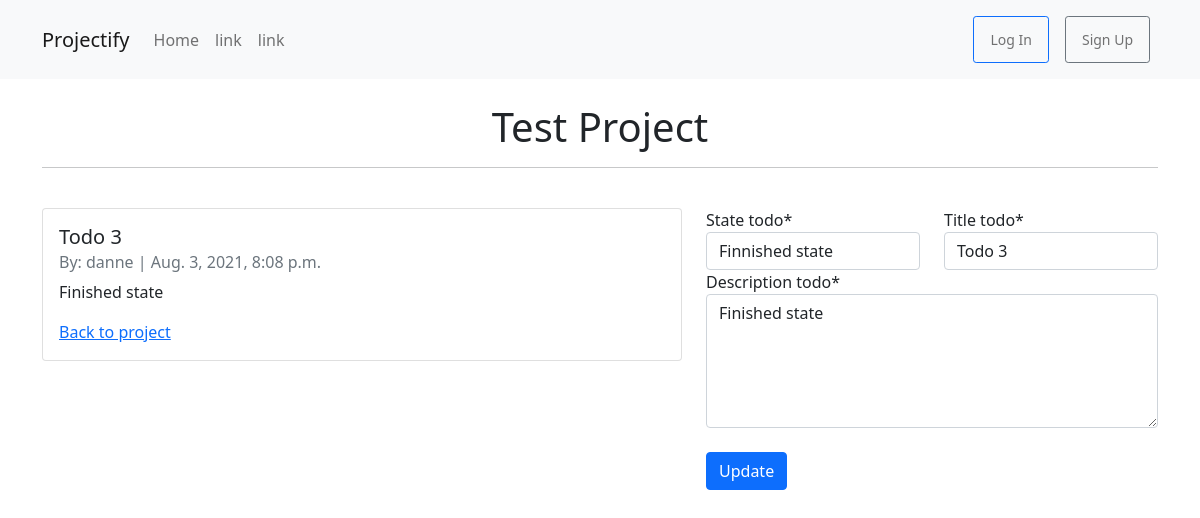
The app's page /projects/todo/3/update/, older data.
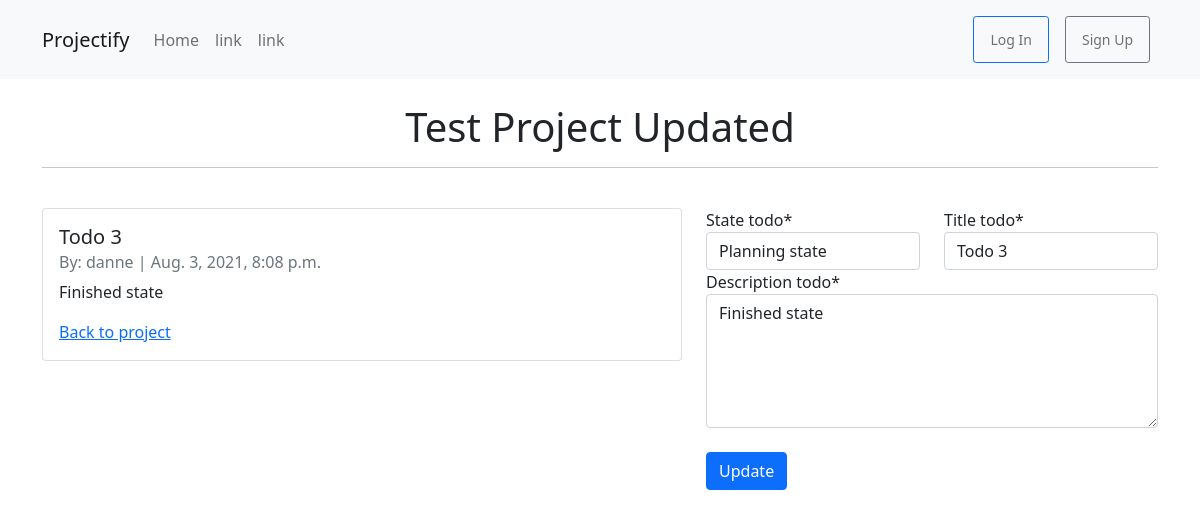
The same page, newer data.
### projects/models.py (models this page shows, shortened)
class Todo(models.Model):
    project = models.ForeignKey(Project, on_delete=models.CASCADE, related_name='todos')
    title_todo = models.CharField(max_length=50)
    description_todo = models.TextField()
    creator_todo = models.ForeignKey(get_user_model(), on_delete=models.CASCADE)
    date_created_todo = models.DateTimeField(auto_now_add=True)
    state_todo = models.CharField(choices=[('Planning', 'Planning state'), ('Running', 'Running state'), ('Finished', 'Finnished state'),], default='Planning', max_length=20)

class Project(models.Model):
    title_project = models.CharField(max_length=50)
    description_project = models.TextField()
    creator_project = models.ForeignKey(get_user_model(), on_delete=models.CASCADE)
    date_created_project = models.DateTimeField(auto_now_add=True)
    def __str__(self):
        return self.title_project

### accounts/models.py (models this page shows)
class CustomUser(AbstractUser):
    first_name = models.CharField(max_length=20)
    last_name = models.CharField(max_length=20)
    age = models.PositiveIntegerField(null=True, blank=True)

### projects/views.py (the view)
# urls.py: path('todo/<int:pk>/update/', TodoUpdateView.as_view(), name='todo_update'),
class TodoUpdateView(UpdateView):
    model = Todo
    form_class = TodoChangeStateForm
    template_name = 'projects/todos/todo_update.html'

### projects/forms.py
class TodoChangeStateForm(ModelForm):
    class Meta:
        model = Todo
        fields = ('state_todo', 'title_todo', 'description_todo',)
        widgets = {
            'description_todo': forms.Textarea(attrs={'cols': 5, 'rows': 5})
        }

### templates/projects/todos/todo_update.html (shortened to what this page needs)
{% extends 'base.html' %}
{% load crispy_forms_tags %}
{% block content %}
<br/>
<center>
<h1>{{ todo.project }}</h1>
<hr>
<br/>
</center>
<div class="row">
    <div class="col-sm">
        <div class="card" style="width: 40rem;">
            <div class="card-body">
            <h5 class="card-title">{{ todo.title_todo }}</h5>
            <h6 class="card-subtitle mb-2 text-muted">By: {{ todo.creator_todo }} | {{ todo.date_created_todo }}</h6>
            <p class="card-text">{{ todo.description_todo }}</p>
            <a href="{% url 'project_detail' todo.project.pk %}" class="card-link">Back to project</a>
            </div>
        </div>
        </div>
    <div class="col-sm">
    <form action="" method="post">
        <div class="row">
            <div class="col-6">
                {{ form.state_todo|as_crispy_field }}
            </div>
            <div class="col-6">
                {{ form.title_todo|as_crispy_field }}
            </div>
        </div>
        {{ form.description_todo|as_crispy_field }}
        <br/>
        <button class="btn btn-primary" type="submit">Update</button>
    </form>
    <br/>
</div>
{% endblock content %}

Row changes from the older to the newer data that the page shows:
changed Todo "Todo 3": project "Test Project" → "Test Project Updated"; state_todo "Finnished state" → "Planning state"
